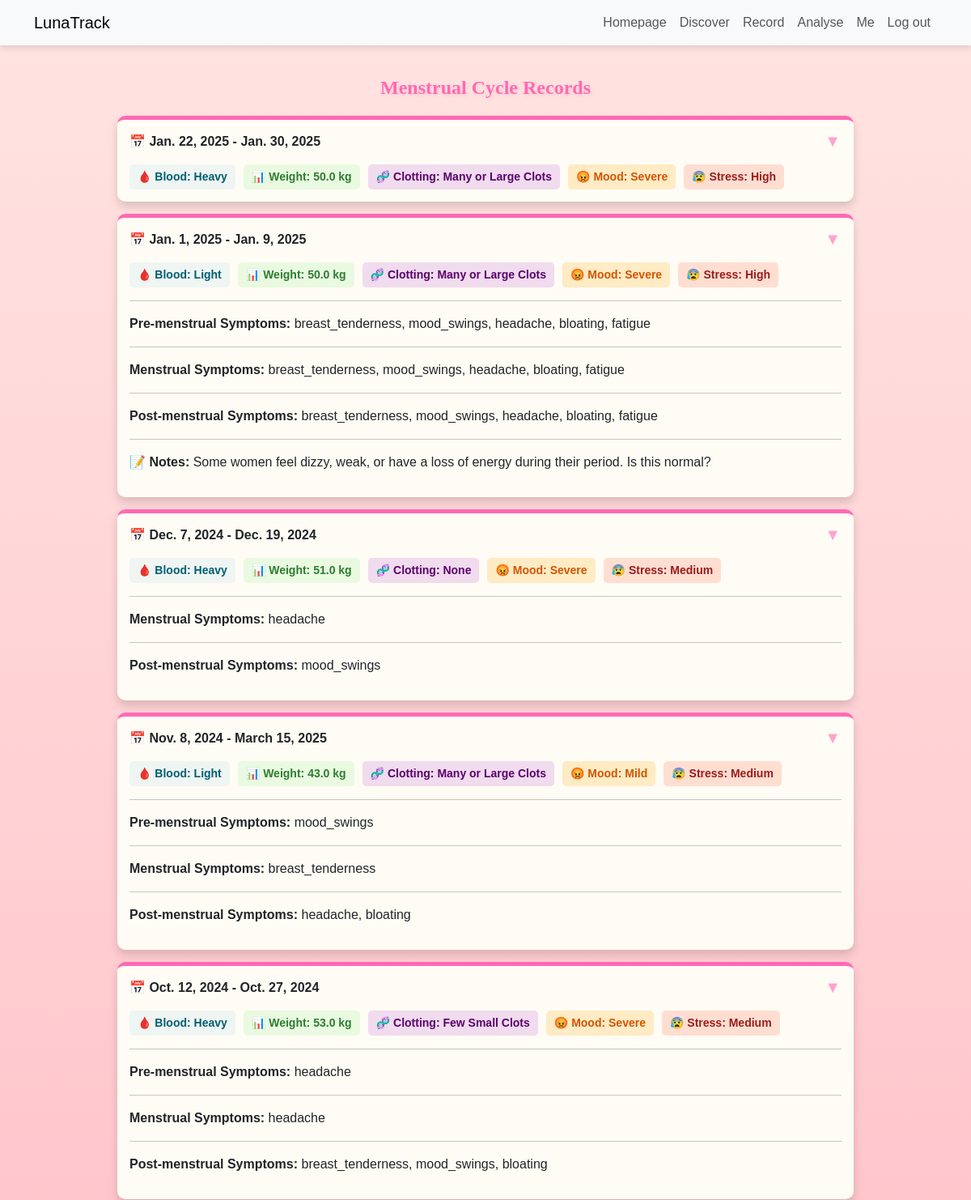
/record/ (signed in, upper part), run on an earlier commit of the app's database.
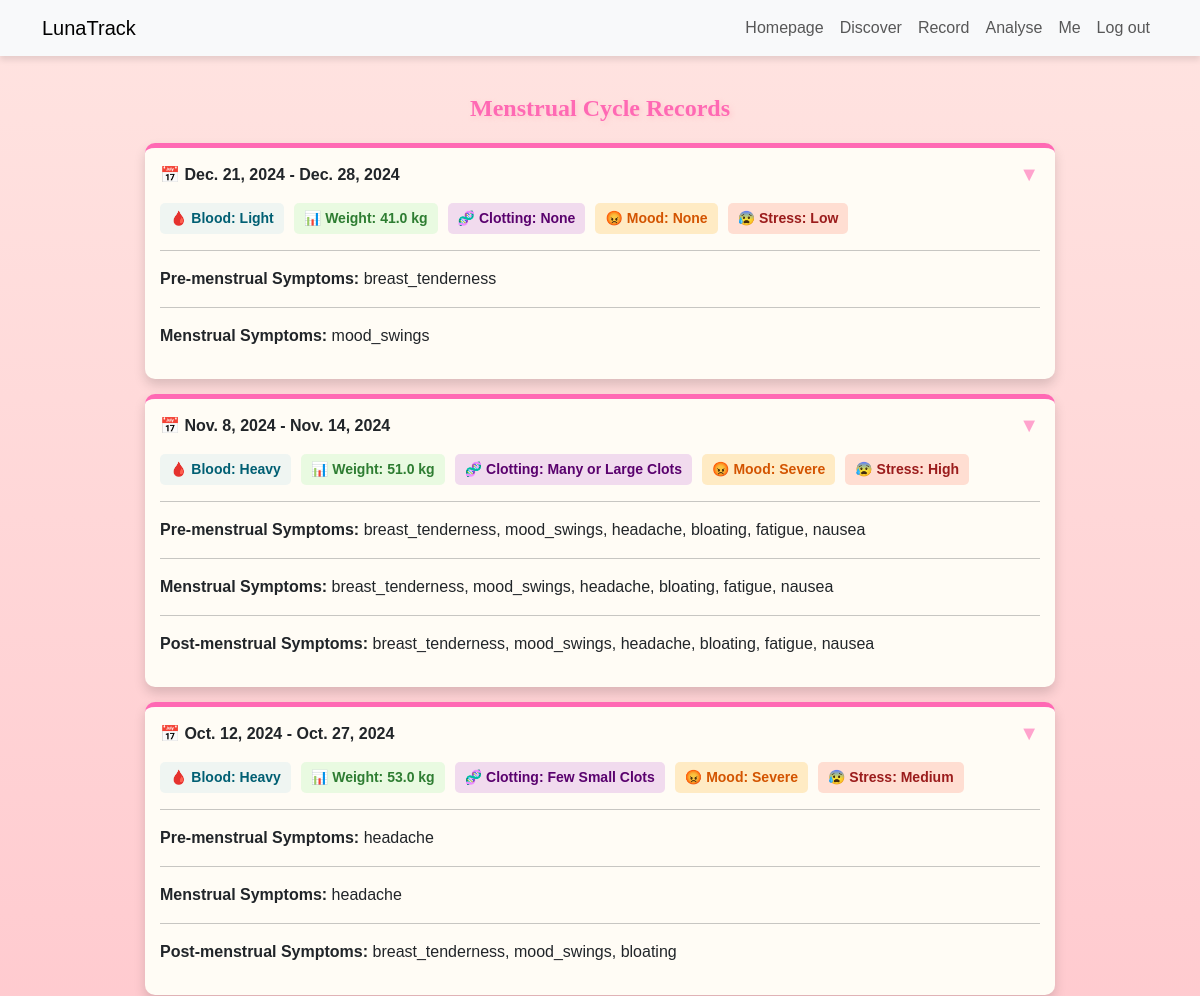
And on a later commit of the database.
### records/models.py (models this page shows, shortened)
class MenstrualRecord(models.Model):
    user = models.ForeignKey(settings.AUTH_USER_MODEL, on_delete=models.CASCADE)
    start_date = models.DateField(verbose_name="Start Date")
    end_date = models.DateField(verbose_name="End Date")
    weight = models.FloatField(verbose_name="Weight (kg)")
    BLOOD_VOLUME_CHOICES = [('light', 'Light'), ('medium', 'Medium'), ('heavy', 'Heavy')]
    blood_volume = models.CharField(max_length=10, choices=BLOOD_VOLUME_CHOICES, verbose_name="Blood Volume", default='medium')
    CLOT_CHOICES = [('none', 'None'), ('small', 'Few Small Clots'), ('large', 'Many or Large Clots')]
    clotting = models.CharField(max_length=10, choices=CLOT_CHOICES, verbose_name="Clotting", default='none')
    MOOD_CHOICES = [('none', 'None'), ('mild', 'Mild'), ('moderate', 'Moderate'), ('severe', 'Severe')]
    mood_swings = models.CharField(max_length=10, choices=MOOD_CHOICES, verbose_name="Mood Swings", default='none')
    STRESS_LEVEL_CHOICES = [('low', 'Low'), ('medium', 'Medium'), ('high', 'High')]
    stress_level = models.CharField(max_length=10, choices=STRESS_LEVEL_CHOICES, verbose_name="Stress Level", default='medium')
    SYMPTOM_CHOICES = [
        ('breast_tenderness', 'Breast Tenderness'),
        ('mood_swings', 'Mood Swings'),
        ('headache', 'Headache'),
        ('bloating', 'Bloating'),
        ('fatigue', 'Fatigue'),
        ('nausea', 'Nausea'),
        ('other', 'Other')
    ]
    pre_menstrual_symptoms = models.JSONField(default=list, blank=True, verbose_name="Pre-menstrual Symptoms")
    menstrual_symptoms = models.JSONField(default=list, blank=True, verbose_name="Menstrual Symptoms")
    post_menstrual_symptoms = models.JSONField(default=list, blank=True, verbose_name="Post-menstrual Symptoms")
    symptom_description = models.TextField(blank=True, verbose_name="Additional Symptoms")

### records/views.py (the view)
# urls.py: path("", record_list, name="record"),
def record_list(request):
    records = MenstrualRecord.objects.filter(user=request.user).order_by("-start_date")
    form = MenstrualRecordForm()
    return render(request, "records/record_list.html", {"records": records, "symptom_choices": SYMPTOM_CHOICES})

### records/templates/records/record_list.html (shortened to what this page needs)
{% extends "base.html" %}
{% load static %}
{% block content %}
<div class="content_page">
    <h2 class="text-center">Menstrual Cycle Records</h2>
    <div class="record-list">
        {% for record in records %}
        <div class="record-card" data-id="{{ record.id }}">
            <div class="record-content">
                <p class="record-dates">📅 <strong>{{ record.start_date }} - {{ record.end_date }}</strong></p>
                <div class="record-info">
                    <span class="info-item blood">🩸 <strong>Blood:</strong> {{ record.get_blood_volume_display }}</span>
                    <span class="info-item weight">📊 <strong>Weight:</strong> {{ record.weight }} kg</span>
                    <span class="info-item clotting">🧬 <strong>Clotting:</strong> {{ record.get_clotting_display }}</span>
                    <span class="info-item mood">😡 <strong>Mood:</strong> {{ record.get_mood_swings_display }}</span>
                    <span class="info-item stress">😰 <strong>Stress:</strong> {{ record.get_stress_level_display }}</span>
                </div>
                {% if record.pre_menstrual_symptoms %}
                <hr class="record-divider">
                <p><strong>Pre-menstrual Symptoms:</strong> {{ record.pre_menstrual_symptoms|join:", " }}</p>
                {% endif %}
                {% if record.menstrual_symptoms %}
                <hr class="record-divider">
                <p><strong>Menstrual Symptoms:</strong> {{ record.menstrual_symptoms|join:", " }}</p>
                {% endif %}
                {% if record.post_menstrual_symptoms %}
                <hr class="record-divider">
                <p><strong>Post-menstrual Symptoms:</strong> {{ record.post_menstrual_symptoms|join:", " }}</p>
                {% endif %}
                {% if record.symptom_description %}
                <hr class="record-divider">
                <p class="record-notes">📝 <strong>Notes:</strong> {{ record.symptom_description }}</p>
                {% endif %}
            </div>
            <div class="record-actions">
                <button class="action-toggle">▼</button>
            </div>
        </div>
        {% empty %}
        <p class="text-center">🌸 No records yet, start tracking your cycle today!</p>
        {% endfor %}
    </div>
</div>
<link rel="stylesheet" href="{% static 'css/record.css' %}">
{% endblock %}

What changed in the data, as far as the page shows it:
removed MenstrualRecord: start_date "Jan. 22, 2025", end_date "Jan. 30, 2025", blood_volume "Heavy", weight "50.0", clotting "Many or Large Clots", mood_swings "Severe", stress_level "High"
removed MenstrualRecord: start_date "Jan. 1, 2025", end_date "Jan. 9, 2025", blood_volume "Light", weight "50.0", clotting "Many or Large Clots", mood_swings "Severe", stress_level "High", pre_menstrual_symptoms "breast_tenderness, mood_swings, headache, bloating, fatigue", menstrual_symptoms "breast_tenderness, mood_swings, headache, bloating, fatigue", post_menstrual_symptoms "breast_tenderness, mood_swings, headache, bloating, fatigue", symptom_description "Some women feel dizzy, weak, or have a loss of energy during their period. Is this normal?"
removed MenstrualRecord: start_date "Dec. 7, 2024", end_date "Dec. 19, 2024", blood_volume "Heavy", weight "51.0", clotting "None", mood_swings "Severe", stress_level "Medium", menstrual_symptoms "headache", post_menstrual_symptoms "mood_swings"
added MenstrualRecord: start_date "Dec. 21, 2024", end_date "Dec. 28, 2024", blood_volume "Light", weight "41.0", clotting "None", mood_swings "None", stress_level "Low", pre_menstrual_symptoms "breast_tenderness", menstrual_symptoms "mood_swings"
changed MenstrualRecord "Many or Large Clots": end_date "March 15, 2025" → "Nov. 14, 2024"; blood_volume "Light" → "Heavy"; weight "43.0" → "51.0"; mood_swings "Mild" → "Severe"; stress_level "Medium" → "High"; pre_menstrual_symptoms "mood_swings" → "breast_tenderness, mood_swings, headache, bloating, fatigue, nausea"; menstrual_symptoms "breast_tenderness" → "breast_tenderness, mood_swings, headache, bloating, fatigue, nausea"; post_menstrual_symptoms "headache, bloating" → "breast_tenderness, mood_swings, headache, bloating, fatigue, nausea"
